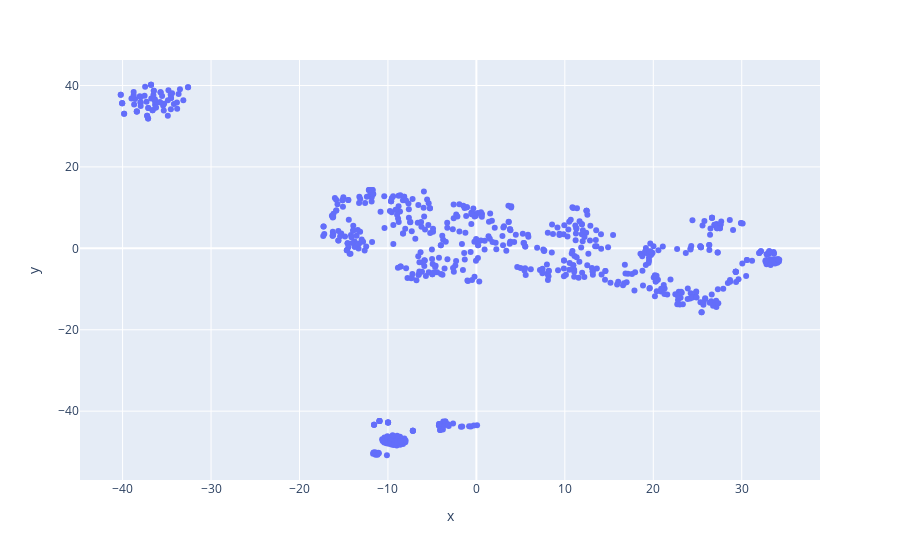

Notebook code cell kept with this figure:
### Code cell
import pandas as pd
import chart_studio.plotly as py
import plotly.graph_objects as go
import plotly.express as px

df = pd.read_csv("data/tsne_vectors5.csv")

# fig = px.scatter(df, x='x', y='y')

fig = go.Figure()

# fig.add_trace(go.Scatter(
#     x=df['x'],
#     y=df['y'],
#     hovertext=df['text'],
#     mode='markers'
# #     hoverinfo="text",
# #     showlegend=False
# ))

# fig = go.Figure(data=go.Scatter(x=df['x'],
#                                 y=df['y'],
#                                 mode='markers',
#                                 text=df['text'])) # hover text goes h

fig = px.scatter(df, x='x', y='y',
                 hover_data=["input_text", "bot_text","intent","entities","action"]
                )

fig.show()
x = 0

### Figure 1 — Plotly figure (JSON) as saved in the notebook; plotly's stock layout.template omitted (floating-point values rounded to 4 significant figures; data arrays with more than 128 entries replaced by an {"elided": "..."} marker saying what was removed)
{"data": [{"customdata": {"elided": "655x5 str values"}, "hovertemplate": "x=%{x}<br>y=%{y}<br>input_text=%{customdata[0]}<br>bot_text=%{customdata[1]}<br>intent=%{customdata[2]}<br>entities=%{customdata[3]}<br>action=%{customdata[4]}<extra></extra>", "legendgroup": "", "marker": {"color": "#636efa", "symbol": "circle"}, "mode": "markers", "name": "", "showlegend": false, "type": "scatter", "x": {"elided": "655 float values"}, "xaxis": "x", "y": {"elided": "655 float values"}, "yaxis": "y"}], "layout": {"legend": {"tracegroupgap": 0}, "margin": {"t": 60}, "xaxis": {"anchor": "y", "domain": [0, 1], "title": {"text": "x"}}, "yaxis": {"anchor": "x", "domain": [0, 1], "title": {"text": "y"}}}}
